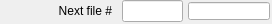
   <widget class="caFrame" name="caFrame_24">
    <property name="geometry">
     <rect>
      <x>753</x>
      <y>391</y>
      <width>272</width>
      <height>24</height>
     </rect>
    </property>
    <widget class="caLabel" name="caLabel_24">
     <property name="geometry">
      <rect>
       <x>0</x>
       <y>1</y>
       <width>112</width>
       <height>20</height>
      </rect>
     </property>
     <property name="frameShape">
      <enum>QFrame::NoFrame</enum>
     </property>
     <property name="text">
      <string>Next file #</string>
     </property>
     <property name="alignment">
      <set>Qt::AlignAbsolute|Qt::AlignRight|Qt::AlignTrailing|Qt::AlignVCenter</set>
     </property>
     <property name="fontScaleMode">
      <enum>ESimpleLabel::Height</enum>
     </property>
     <property name="foreground">
      <color>
       <red>0</red>
       <green>0</green>
       <blue>0</blue>
      </color>
     </property>
     <property name="background">
      <color alpha="0">
       <red>0</red>
       <green>0</green>
       <blue>0</blue>
      </color>
     </property>
    </widget>
    <widget class="caTextEntry" name="caTextEntry_8">
     <property name="geometry">
      <rect>
       <x>122</x>
       <y>0</y>
       <width>61</width>
       <height>22</height>
      </rect>
     </property>
     <property name="channel" stdset="0">
      <string>$(P)$(R)FileNumber</string>
     </property>
     <property name="foreground">
      <color>
       <red>0</red>
       <green>0</green>
       <blue>0</blue>
      </color>
     </property>
     <property name="background">
      <color>
       <red>115</red>
       <green>223</green>
       <blue>255</blue>
      </color>
     </property>
     <property name="colorMode">
      <enum>caLineEdit::Static</enum>
     </property>
     <property name="precisionMode">
      <enum>caLineEdit::Channel</enum>
     </property>
     <property name="limitsMode">
      <enum>caLineEdit::Channel</enum>
     </property>
     <property name="maxValue">
      <double>1.000000000000000</double>
     </property>
     <property name="minValue">
      <double>0.000000000000000</double>
     </property>
     <property name="fontScaleMode" stdset="0">
      <enum>caLineEdit::Height</enum>
     </property>
     <property name="formatType">
      <enum>caLineEdit::decimal</enum>
     </property>
    </widget>
    <widget class="caLineEdit" name="caLineEdit_12">
     <property name="geometry">
      <rect>
       <x>188</x>
       <y>2</y>
       <width>82</width>
       <height>18</height>
      </rect>
     </property>
     <property name="alignment">
      <set>Qt::AlignAbsolute|Qt::AlignLeading|Qt::AlignLeft|Qt::AlignVCenter</set>
     </property>
     <property name="channel" stdset="0">
      <string>$(P)$(R)FileNumber_RBV</string>
     </property>
     <property name="foreground">
      <color>
       <red>10</red>
       <green>0</green>
       <blue>184</blue>
      </color>
     </property>
     <property name="background">
      <color>
       <red>187</red>
       <green>187</green>
       <blue>187</blue>
      </color>
     </property>
     <property name="colorMode">
      <enum>caLineEdit::Static</enum>
     </property>
     <property name="precisionMode">
      <enum>caLineEdit::Channel</enum>
     </property>
     <property name="limitsMode">
      <enum>caLineEdit::Channel</enum>
     </property>
     <property name="maxValue">
      <double>1.000000000000000</double>
     </property>
     <property name="minValue">
      <double>0.000000000000000</double>
     </property>
     <property name="fontScaleMode" stdset="0">
      <enum>caLineEdit::Height</enum>
     </property>
     <property name="formatType">
      <enum>caLineEdit::decimal</enum>
     </property>
    </widget>
   </widget>
